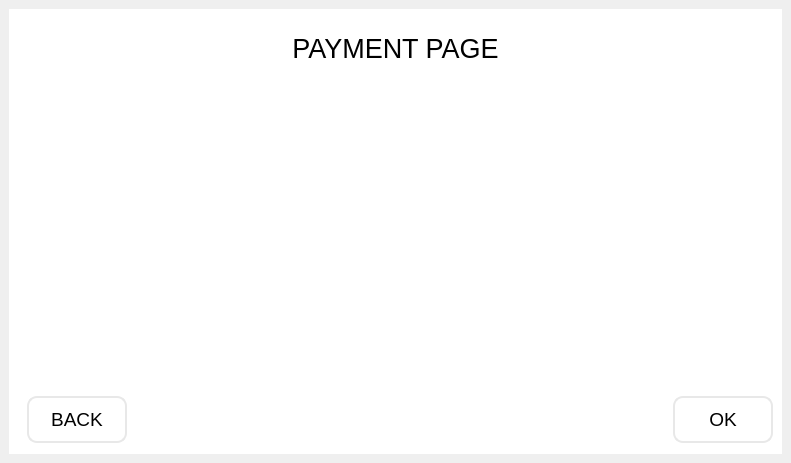
<?xml version="1.0" encoding="UTF-8"?>
<ui version="4.0">
 <class>Dialog</class>
 <widget class="QDialog" name="Dialog">
  <property name="geometry">
   <rect>
    <x>0</x>
    <y>0</y>
    <width>791</width>
    <height>463</height>
   </rect>
  </property>
  <property name="windowTitle">
   <string>Dialog</string>
  </property>
  <layout class="QVBoxLayout" name="verticalLayout_5">
   <property name="spacing">
    <number>0</number>
   </property>
   <property name="leftMargin">
    <number>0</number>
   </property>
   <property name="topMargin">
    <number>0</number>
   </property>
   <property name="rightMargin">
    <number>0</number>
   </property>
   <property name="bottomMargin">
    <number>0</number>
   </property>
   <item>
    <widget class="QStackedWidget" name="stackedWidget">
     <property name="currentIndex">
      <number>0</number>
     </property>
     <widget class="QWidget" name="payment">
      <layout class="QVBoxLayout" name="verticalLayout_3">
       <property name="spacing">
        <number>0</number>
       </property>
       <property name="leftMargin">
        <number>0</number>
       </property>
       <property name="topMargin">
        <number>0</number>
       </property>
       <property name="rightMargin">
        <number>0</number>
       </property>
       <property name="bottomMargin">
        <number>0</number>
       </property>
       <item>
        <widget class="QFrame" name="frame">
         <property name="styleSheet">
          <string notr="true">*{
	border: none;
	background-color: transparent;
	color: #fff;
}
#centralwiget{
	background-color: rgb(255, 255, 255);
}
#side_menu{
	background-color: qlineargradient(spread:pad, x1:1, y1:1, x2:0, y2:0, stop:0 rgba(9, 22, 41, 255), stop:1 rgba(9, 31, 63, 255));
	border-radius: 20px;
}
#header{
	background-color: rgb(5, 17, 34);
}
QPushButton{
	padding: 10px;
	background-color: rgb(5, 17, 34);
	border-radius: 10px;
	color: white;
}
QPushButton:hover{
	background-color: qlineargradient(spread:pad, x1:1, y1:1, x2:0.130682, y2:0.165, stop:0 rgba(34, 120, 239, 255), stop:1 rgba(145, 185, 239, 255));
}
#main_body{
	background-color: white;
	border-radius: 10px;
}
QScrollBar::handle:vertical
{
      background-color: rgb(232, 232, 232);
      min-height: 5px;
      border-radius: 6px;
}
QScrollBar::add-line:vertical 
{
      border: none;
      background: none;
}

QScrollBar::sub-line:vertical
{
      border: none;
      background: none;
}</string>
         </property>
         <property name="frameShape">
          <enum>QFrame::StyledPanel</enum>
         </property>
         <property name="frameShadow">
          <enum>QFrame::Raised</enum>
         </property>
         <layout class="QVBoxLayout" name="verticalLayout_2">
          <item>
           <widget class="QFrame" name="frame_2">
            <property name="styleSheet">
             <string notr="true">background-color: white;</string>
            </property>
            <property name="frameShape">
             <enum>QFrame::StyledPanel</enum>
            </property>
            <property name="frameShadow">
             <enum>QFrame::Raised</enum>
            </property>
            <layout class="QGridLayout" name="gridLayout">
             <item row="0" column="0">
              <widget class="QFrame" name="frame_3">
               <property name="sizePolicy">
                <sizepolicy hsizetype="Preferred" vsizetype="Fixed">
                 <horstretch>0</horstretch>
                 <verstretch>0</verstretch>
                </sizepolicy>
               </property>
               <property name="minimumSize">
                <size>
                 <width>0</width>
                 <height>60</height>
                </size>
               </property>
               <property name="maximumSize">
                <size>
                 <width>16777215</width>
                 <height>60</height>
                </size>
               </property>
               <property name="styleSheet">
                <string notr="true"/>
               </property>
               <property name="frameShape">
                <enum>QFrame::StyledPanel</enum>
               </property>
               <property name="frameShadow">
                <enum>QFrame::Raised</enum>
               </property>
               <layout class="QHBoxLayout" name="horizontalLayout_2">
                <item>
                 <widget class="QLabel" name="label_2">
                  <property name="font">
                   <font>
                    <pointsize>20</pointsize>
                   </font>
                  </property>
                  <property name="styleSheet">
                   <string notr="true">color: black;</string>
                  </property>
                  <property name="text">
                   <string>PAYMENT PAGE</string>
                  </property>
                  <property name="alignment">
                   <set>Qt::AlignCenter</set>
                  </property>
                 </widget>
                </item>
               </layout>
              </widget>
             </item>
             <item row="1" column="0">
              <widget class="QFrame" name="frame_4">
               <property name="frameShape">
                <enum>QFrame::StyledPanel</enum>
               </property>
               <property name="frameShadow">
                <enum>QFrame::Raised</enum>
               </property>
               <widget class="QLabel" name="label">
                <property name="geometry">
                 <rect>
                  <x>100</x>
                  <y>20</y>
                  <width>562</width>
                  <height>290</height>
                 </rect>
                </property>
                <property name="text">
                 <string/>
                </property>
                <property name="pixmap">
                 <pixmap>../resources/pay_form.png</pixmap>
                </property>
               </widget>
               <widget class="QLineEdit" name="card_number">
                <property name="geometry">
                 <rect>
                  <x>140</x>
                  <y>60</y>
                  <width>241</width>
                  <height>41</height>
                 </rect>
                </property>
                <property name="font">
                 <font>
                  <pointsize>14</pointsize>
                 </font>
                </property>
                <property name="styleSheet">
                 <string notr="true">background-color: rgba(255, 255, 255, 0);
color: black;</string>
                </property>
               </widget>
               <widget class="QLineEdit" name="month">
                <property name="geometry">
                 <rect>
                  <x>140</x>
                  <y>140</y>
                  <width>71</width>
                  <height>41</height>
                 </rect>
                </property>
                <property name="font">
                 <font>
                  <pointsize>14</pointsize>
                 </font>
                </property>
                <property name="styleSheet">
                 <string notr="true">background-color: rgba(255, 255, 255, 0);
color: black;</string>
                </property>
               </widget>
               <widget class="QLineEdit" name="cardholder">
                <property name="geometry">
                 <rect>
                  <x>140</x>
                  <y>220</y>
                  <width>361</width>
                  <height>31</height>
                 </rect>
                </property>
                <property name="font">
                 <font>
                  <pointsize>14</pointsize>
                 </font>
                </property>
                <property name="styleSheet">
                 <string notr="true">background-color: rgba(255, 255, 255, 0);
color: black;</string>
                </property>
               </widget>
               <widget class="QLineEdit" name="year">
                <property name="geometry">
                 <rect>
                  <x>280</x>
                  <y>140</y>
                  <width>71</width>
                  <height>41</height>
                 </rect>
                </property>
                <property name="font">
                 <font>
                  <pointsize>14</pointsize>
                 </font>
                </property>
                <property name="styleSheet">
                 <string notr="true">background-color: rgba(255, 255, 255, 0);
color: black;</string>
                </property>
               </widget>
               <widget class="QLineEdit" name="cvv">
                <property name="geometry">
                 <rect>
                  <x>560</x>
                  <y>180</y>
                  <width>61</width>
                  <height>31</height>
                 </rect>
                </property>
                <property name="font">
                 <font>
                  <pointsize>14</pointsize>
                 </font>
                </property>
                <property name="styleSheet">
                 <string notr="true">background-color: rgba(255, 255, 255, 0);
color: black;</string>
                </property>
               </widget>
              </widget>
             </item>
             <item row="2" column="0">
              <widget class="QFrame" name="frame_5">
               <property name="minimumSize">
                <size>
                 <width>0</width>
                 <height>50</height>
                </size>
               </property>
               <property name="maximumSize">
                <size>
                 <width>16777215</width>
                 <height>50</height>
                </size>
               </property>
               <property name="frameShape">
                <enum>QFrame::StyledPanel</enum>
               </property>
               <property name="frameShadow">
                <enum>QFrame::Raised</enum>
               </property>
               <layout class="QHBoxLayout" name="horizontalLayout">
                <property name="spacing">
                 <number>0</number>
                </property>
                <property name="topMargin">
                 <number>0</number>
                </property>
                <property name="rightMargin">
                 <number>0</number>
                </property>
                <property name="bottomMargin">
                 <number>0</number>
                </property>
                <item alignment="Qt::AlignLeft">
                 <widget class="QPushButton" name="cancel">
                  <property name="minimumSize">
                   <size>
                    <width>100</width>
                    <height>0</height>
                   </size>
                  </property>
                  <property name="font">
                   <font>
                    <pointsize>14</pointsize>
                   </font>
                  </property>
                  <property name="styleSheet">
                   <string notr="true">QPushButton{
	background-color: rgba(255, 255, 255, 0);
	color: black;
	border: 2px solid rgb(232, 232, 232);
}
QPushButton:hover{
	background-color: rgb(232, 232, 232);
}</string>
                  </property>
                  <property name="text">
                   <string>BACK</string>
                  </property>
                 </widget>
                </item>
                <item>
                 <widget class="QLabel" name="error">
                  <property name="font">
                   <font>
                    <pointsize>14</pointsize>
                   </font>
                  </property>
                  <property name="styleSheet">
                   <string notr="true">color: red;</string>
                  </property>
                  <property name="text">
                   <string/>
                  </property>
                  <property name="alignment">
                   <set>Qt::AlignCenter</set>
                  </property>
                 </widget>
                </item>
                <item alignment="Qt::AlignRight">
                 <widget class="QPushButton" name="proceed">
                  <property name="minimumSize">
                   <size>
                    <width>100</width>
                    <height>0</height>
                   </size>
                  </property>
                  <property name="font">
                   <font>
                    <pointsize>14</pointsize>
                   </font>
                  </property>
                  <property name="styleSheet">
                   <string notr="true">QPushButton{
	background-color: rgba(255, 255, 255, 0);
	color: black;
	border: 2px solid rgb(232, 232, 232);
}
QPushButton:hover{
	background-color: rgb(232, 232, 232);
}</string>
                  </property>
                  <property name="text">
                   <string>OK</string>
                  </property>
                 </widget>
                </item>
               </layout>
              </widget>
             </item>
            </layout>
           </widget>
          </item>
         </layout>
        </widget>
       </item>
      </layout>
     </widget>
     <widget class="QWidget" name="amount">
      <layout class="QVBoxLayout" name="verticalLayout_6">
       <property name="spacing">
        <number>0</number>
       </property>
       <property name="leftMargin">
        <number>0</number>
       </property>
       <property name="topMargin">
        <number>0</number>
       </property>
       <property name="rightMargin">
        <number>0</number>
       </property>
       <property name="bottomMargin">
        <number>0</number>
       </property>
       <item>
        <widget class="QFrame" name="frame_6">
         <property name="styleSheet">
          <string notr="true">*{
	border: none;
	background-color: transparent;
	color: #fff;
}
#centralwiget{
	background-color: rgb(255, 255, 255);
}
#side_menu{
	background-color: qlineargradient(spread:pad, x1:1, y1:1, x2:0, y2:0, stop:0 rgba(9, 22, 41, 255), stop:1 rgba(9, 31, 63, 255));
	border-radius: 20px;
}
#header{
	background-color: rgb(5, 17, 34);
}
QPushButton{
	padding: 10px;
	background-color: rgb(5, 17, 34);
	border-radius: 10px;
	color: white;
}
QPushButton:hover{
	background-color: qlineargradient(spread:pad, x1:1, y1:1, x2:0.130682, y2:0.165, stop:0 rgba(34, 120, 239, 255), stop:1 rgba(145, 185, 239, 255));
}
#main_body{
	background-color: white;
	border-radius: 10px;
}
QScrollBar::handle:vertical
{
      background-color: rgb(232, 232, 232);
      min-height: 5px;
      border-radius: 6px;
}
QScrollBar::add-line:vertical 
{
      border: none;
      background: none;
}

QScrollBar::sub-line:vertical
{
      border: none;
      background: none;
}</string>
         </property>
         <property name="frameShape">
          <enum>QFrame::StyledPanel</enum>
         </property>
         <property name="frameShadow">
          <enum>QFrame::Raised</enum>
         </property>
         <layout class="QVBoxLayout" name="verticalLayout">
          <item>
           <widget class="QFrame" name="frame_7">
            <property name="styleSheet">
             <string notr="true">background-color: white;</string>
            </property>
            <property name="frameShape">
             <enum>QFrame::StyledPanel</enum>
            </property>
            <property name="frameShadow">
             <enum>QFrame::Raised</enum>
            </property>
            <layout class="QGridLayout" name="gridLayout_2">
             <item row="2" column="0">
              <widget class="QFrame" name="frame_8">
               <property name="minimumSize">
                <size>
                 <width>0</width>
                 <height>50</height>
                </size>
               </property>
               <property name="maximumSize">
                <size>
                 <width>16777215</width>
                 <height>50</height>
                </size>
               </property>
               <property name="frameShape">
                <enum>QFrame::StyledPanel</enum>
               </property>
               <property name="frameShadow">
                <enum>QFrame::Raised</enum>
               </property>
               <layout class="QHBoxLayout" name="horizontalLayout_3">
                <property name="spacing">
                 <number>0</number>
                </property>
                <property name="topMargin">
                 <number>0</number>
                </property>
                <property name="rightMargin">
                 <number>0</number>
                </property>
                <property name="bottomMargin">
                 <number>0</number>
                </property>
                <item alignment="Qt::AlignLeft">
                 <widget class="QPushButton" name="cancel_2">
                  <property name="minimumSize">
                   <size>
                    <width>100</width>
                    <height>0</height>
                   </size>
                  </property>
                  <property name="font">
                   <font>
                    <pointsize>14</pointsize>
                   </font>
                  </property>
                  <property name="styleSheet">
                   <string notr="true">QPushButton{
	background-color: rgba(255, 255, 255, 0);
	color: black;
	border: 2px solid rgb(232, 232, 232);
}
QPushButton:hover{
	background-color: rgb(232, 232, 232);
}</string>
                  </property>
                  <property name="text">
                   <string>BACK</string>
                  </property>
                 </widget>
                </item>
                <item alignment="Qt::AlignRight">
                 <widget class="QPushButton" name="proceed_2">
                  <property name="minimumSize">
                   <size>
                    <width>100</width>
                    <height>0</height>
                   </size>
                  </property>
                  <property name="font">
                   <font>
                    <pointsize>14</pointsize>
                   </font>
                  </property>
                  <property name="styleSheet">
                   <string notr="true">QPushButton{
	background-color: rgba(255, 255, 255, 0);
	color: black;
	border: 2px solid rgb(232, 232, 232);
}
QPushButton:hover{
	background-color: rgb(232, 232, 232);
}</string>
                  </property>
                  <property name="text">
                   <string>OK</string>
                  </property>
                 </widget>
                </item>
               </layout>
              </widget>
             </item>
             <item row="0" column="0">
              <widget class="QFrame" name="frame_9">
               <property name="sizePolicy">
                <sizepolicy hsizetype="Preferred" vsizetype="Fixed">
                 <horstretch>0</horstretch>
                 <verstretch>0</verstretch>
                </sizepolicy>
               </property>
               <property name="minimumSize">
                <size>
                 <width>0</width>
                 <height>60</height>
                </size>
               </property>
               <property name="maximumSize">
                <size>
                 <width>16777215</width>
                 <height>60</height>
                </size>
               </property>
               <property name="styleSheet">
                <string notr="true"/>
               </property>
               <property name="frameShape">
                <enum>QFrame::StyledPanel</enum>
               </property>
               <property name="frameShadow">
                <enum>QFrame::Raised</enum>
               </property>
               <layout class="QHBoxLayout" name="horizontalLayout_4">
                <item>
                 <widget class="QLabel" name="label_3">
                  <property name="font">
                   <font>
                    <pointsize>20</pointsize>
                   </font>
                  </property>
                  <property name="styleSheet">
                   <string notr="true">color: black;</string>
                  </property>
                  <property name="text">
                   <string>PAYMENT PAGE</string>
                  </property>
                  <property name="alignment">
                   <set>Qt::AlignCenter</set>
                  </property>
                 </widget>
                </item>
               </layout>
              </widget>
             </item>
             <item row="1" column="0">
              <widget class="QFrame" name="frame_10">
               <property name="frameShape">
                <enum>QFrame::StyledPanel</enum>
               </property>
               <property name="frameShadow">
                <enum>QFrame::Raised</enum>
               </property>
               <layout class="QVBoxLayout" name="verticalLayout_4">
                <item>
                 <widget class="QFrame" name="frame_11">
                  <property name="sizePolicy">
                   <sizepolicy hsizetype="Preferred" vsizetype="Fixed">
                    <horstretch>0</horstretch>
                    <verstretch>0</verstretch>
                   </sizepolicy>
                  </property>
                  <property name="minimumSize">
                   <size>
                    <width>0</width>
                    <height>50</height>
                   </size>
                  </property>
                  <property name="maximumSize">
                   <size>
                    <width>16777215</width>
                    <height>50</height>
                   </size>
                  </property>
                  <property name="frameShape">
                   <enum>QFrame::StyledPanel</enum>
                  </property>
                  <property name="frameShadow">
                   <enum>QFrame::Raised</enum>
                  </property>
                  <layout class="QHBoxLayout" name="horizontalLayout_5">
                   <property name="spacing">
                    <number>0</number>
                   </property>
                   <property name="leftMargin">
                    <number>0</number>
                   </property>
                   <property name="topMargin">
                    <number>0</number>
                   </property>
                   <property name="rightMargin">
                    <number>0</number>
                   </property>
                   <property name="bottomMargin">
                    <number>0</number>
                   </property>
                   <item>
                    <widget class="QLabel" name="label_4">
                     <property name="sizePolicy">
                      <sizepolicy hsizetype="Preferred" vsizetype="Fixed">
                       <horstretch>0</horstretch>
                       <verstretch>0</verstretch>
                      </sizepolicy>
                     </property>
                     <property name="minimumSize">
                      <size>
                       <width>0</width>
                       <height>50</height>
                      </size>
                     </property>
                     <property name="maximumSize">
                      <size>
                       <width>300</width>
                       <height>50</height>
                      </size>
                     </property>
                     <property name="font">
                      <font>
                       <pointsize>14</pointsize>
                      </font>
                     </property>
                     <property name="styleSheet">
                      <string notr="true">color: black;</string>
                     </property>
                     <property name="text">
                      <string>Choose the amount you want ($) :</string>
                     </property>
                    </widget>
                   </item>
                   <item>
                    <widget class="QLabel" name="sum">
                     <property name="font">
                      <font>
                       <pointsize>14</pointsize>
                      </font>
                     </property>
                     <property name="styleSheet">
                      <string notr="true">color: black;</string>
                     </property>
                     <property name="text">
                      <string/>
                     </property>
                    </widget>
                   </item>
                  </layout>
                 </widget>
                </item>
                <item>
                 <widget class="QFrame" name="frame_12">
                  <property name="frameShape">
                   <enum>QFrame::StyledPanel</enum>
                  </property>
                  <property name="frameShadow">
                   <enum>QFrame::Raised</enum>
                  </property>
                  <layout class="QGridLayout" name="gridLayout_3">
                   <item row="1" column="0">
                    <widget class="QPushButton" name="two_hundred">
                     <property name="minimumSize">
                      <size>
                       <width>200</width>
                       <height>0</height>
                      </size>
                     </property>
                     <property name="maximumSize">
                      <size>
                       <width>200</width>
                       <height>16777215</height>
                      </size>
                     </property>
                     <property name="font">
                      <font>
                       <pointsize>14</pointsize>
                      </font>
                     </property>
                     <property name="styleSheet">
                      <string notr="true">QPushButton{
	background-color: rgba(255, 255, 255, 0);
	color: black;
	border: 2px solid rgb(232, 232, 232);
}
QPushButton:hover{
	background-color: rgb(232, 232, 232);
}</string>
                     </property>
                     <property name="text">
                      <string>250</string>
                     </property>
                    </widget>
                   </item>
                   <item row="1" column="2">
                    <widget class="QPushButton" name="five_thousand">
                     <property name="sizePolicy">
                      <sizepolicy hsizetype="Fixed" vsizetype="Fixed">
                       <horstretch>0</horstretch>
                       <verstretch>0</verstretch>
                      </sizepolicy>
                     </property>
                     <property name="minimumSize">
                      <size>
                       <width>200</width>
                       <height>0</height>
                      </size>
                     </property>
                     <property name="font">
                      <font>
                       <pointsize>14</pointsize>
                      </font>
                     </property>
                     <property name="styleSheet">
                      <string notr="true">QPushButton{
	background-color: rgba(255, 255, 255, 0);
	color: black;
	border: 2px solid rgb(232, 232, 232);
}
QPushButton:hover{
	background-color: rgb(232, 232, 232);
}</string>
                     </property>
                     <property name="text">
                      <string>5000</string>
                     </property>
                    </widget>
                   </item>
                   <item row="0" column="2">
                    <widget class="QPushButton" name="two_half_thousand">
                     <property name="sizePolicy">
                      <sizepolicy hsizetype="Fixed" vsizetype="Fixed">
                       <horstretch>0</horstretch>
                       <verstretch>0</verstretch>
                      </sizepolicy>
                     </property>
                     <property name="minimumSize">
                      <size>
                       <width>200</width>
                       <height>0</height>
                      </size>
                     </property>
                     <property name="font">
                      <font>
                       <pointsize>14</pointsize>
                      </font>
                     </property>
                     <property name="styleSheet">
                      <string notr="true">QPushButton{
	background-color: rgba(255, 255, 255, 0);
	color: black;
	border: 2px solid rgb(232, 232, 232);
}
QPushButton:hover{
	background-color: rgb(232, 232, 232);
}</string>
                     </property>
                     <property name="text">
                      <string>2500</string>
                     </property>
                    </widget>
                   </item>
                   <item row="1" column="1" alignment="Qt::AlignHCenter">
                    <widget class="QPushButton" name="thousand">
                     <property name="sizePolicy">
                      <sizepolicy hsizetype="Fixed" vsizetype="Fixed">
                       <horstretch>0</horstretch>
                       <verstretch>0</verstretch>
                      </sizepolicy>
                     </property>
                     <property name="minimumSize">
                      <size>
                       <width>200</width>
                       <height>0</height>
                      </size>
                     </property>
                     <property name="font">
                      <font>
                       <pointsize>14</pointsize>
                      </font>
                     </property>
                     <property name="styleSheet">
                      <string notr="true">QPushButton{
	background-color: rgba(255, 255, 255, 0);
	color: black;
	border: 2px solid rgb(232, 232, 232);
}
QPushButton:hover{
	background-color: rgb(232, 232, 232);
}</string>
                     </property>
                     <property name="text">
                      <string>1000</string>
                     </property>
                    </widget>
                   </item>
                   <item row="0" column="0">
                    <widget class="QPushButton" name="hundred">
                     <property name="minimumSize">
                      <size>
                       <width>200</width>
                       <height>0</height>
                      </size>
                     </property>
                     <property name="maximumSize">
                      <size>
                       <width>200</width>
                       <height>16777215</height>
                      </size>
                     </property>
                     <property name="font">
                      <font>
                       <pointsize>14</pointsize>
                      </font>
                     </property>
                     <property name="styleSheet">
                      <string notr="true">QPushButton{
	background-color: rgba(255, 255, 255, 0);
	color: black;
	border: 2px solid rgb(232, 232, 232);
}
QPushButton:hover{
	background-color: rgb(232, 232, 232);
}</string>
                     </property>
                     <property name="text">
                      <string>100</string>
                     </property>
                    </widget>
                   </item>
                   <item row="0" column="1" alignment="Qt::AlignHCenter">
                    <widget class="QPushButton" name="half_thousand">
                     <property name="sizePolicy">
                      <sizepolicy hsizetype="Fixed" vsizetype="Fixed">
                       <horstretch>0</horstretch>
                       <verstretch>0</verstretch>
                      </sizepolicy>
                     </property>
                     <property name="minimumSize">
                      <size>
                       <width>200</width>
                       <height>0</height>
                      </size>
                     </property>
                     <property name="font">
                      <font>
                       <pointsize>14</pointsize>
                      </font>
                     </property>
                     <property name="styleSheet">
                      <string notr="true">QPushButton{
	background-color: rgba(255, 255, 255, 0);
	color: black;
	border: 2px solid rgb(232, 232, 232);
}
QPushButton:hover{
	background-color: rgb(232, 232, 232);
}</string>
                     </property>
                     <property name="text">
                      <string>500</string>
                     </property>
                    </widget>
                   </item>
                  </layout>
                 </widget>
                </item>
               </layout>
              </widget>
             </item>
            </layout>
           </widget>
          </item>
         </layout>
        </widget>
       </item>
      </layout>
     </widget>
    </widget>
   </item>
  </layout>
 </widget>
 <resources/>
 <connections/>
</ui>
